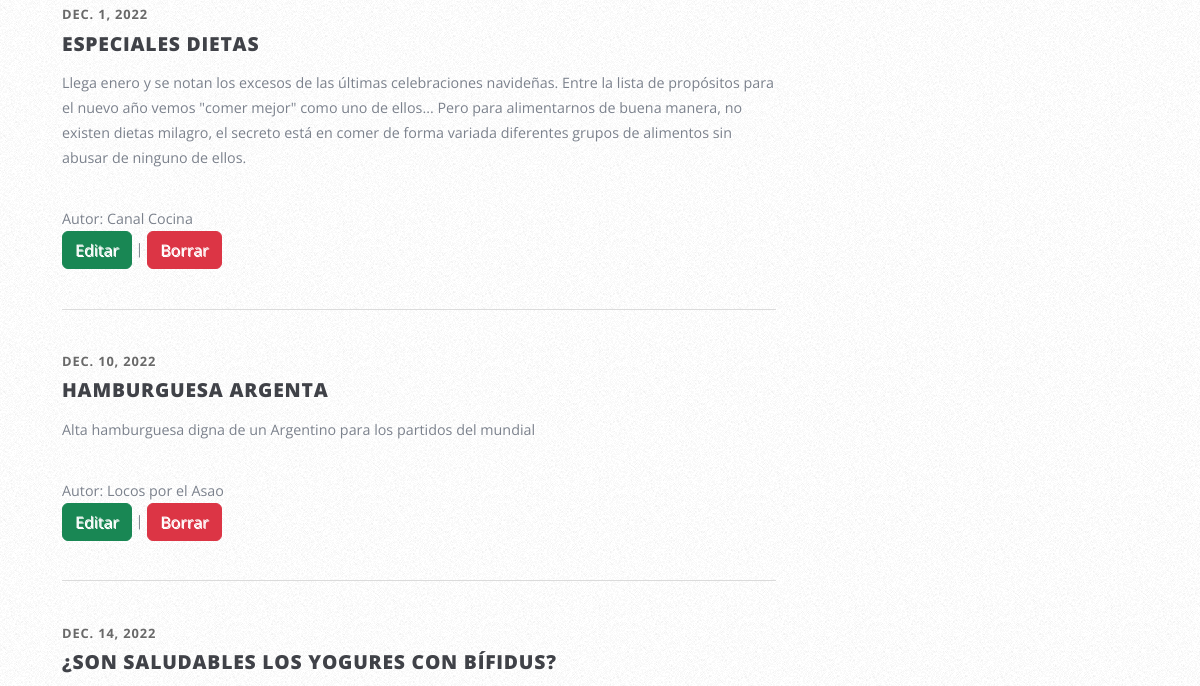
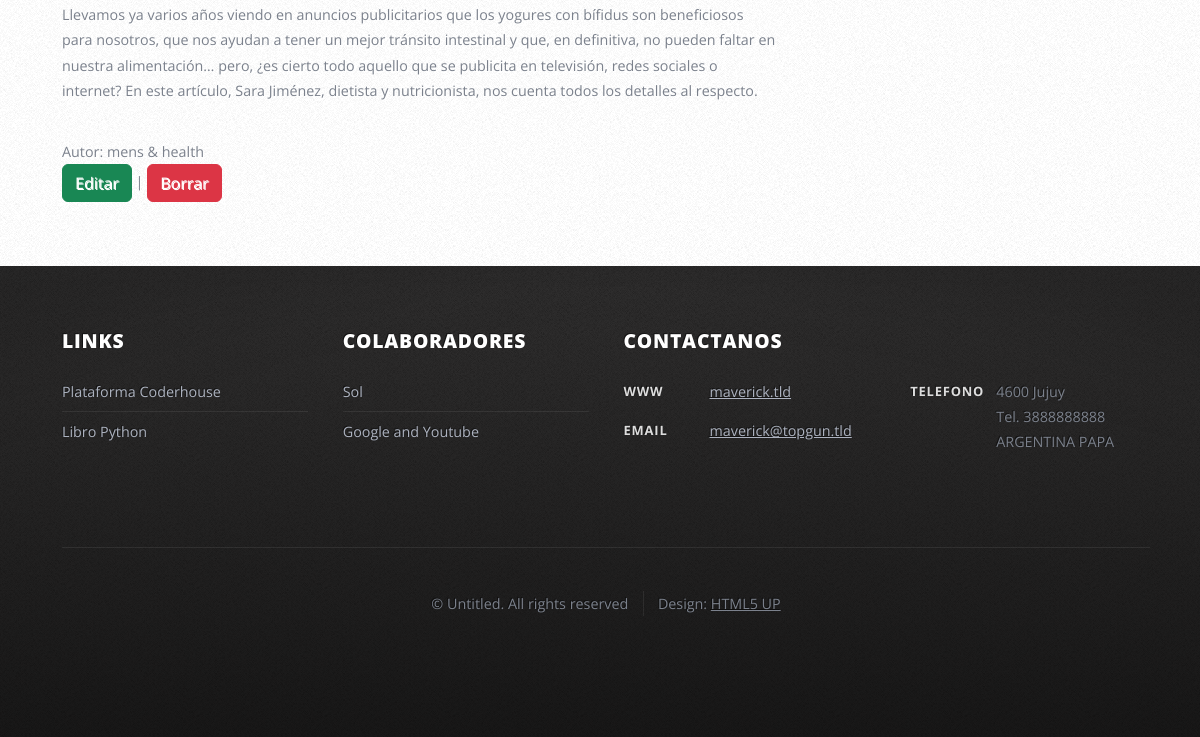
/blog/ (lower part), run on an earlier commit of the app's database (2 pictures, top to bottom).
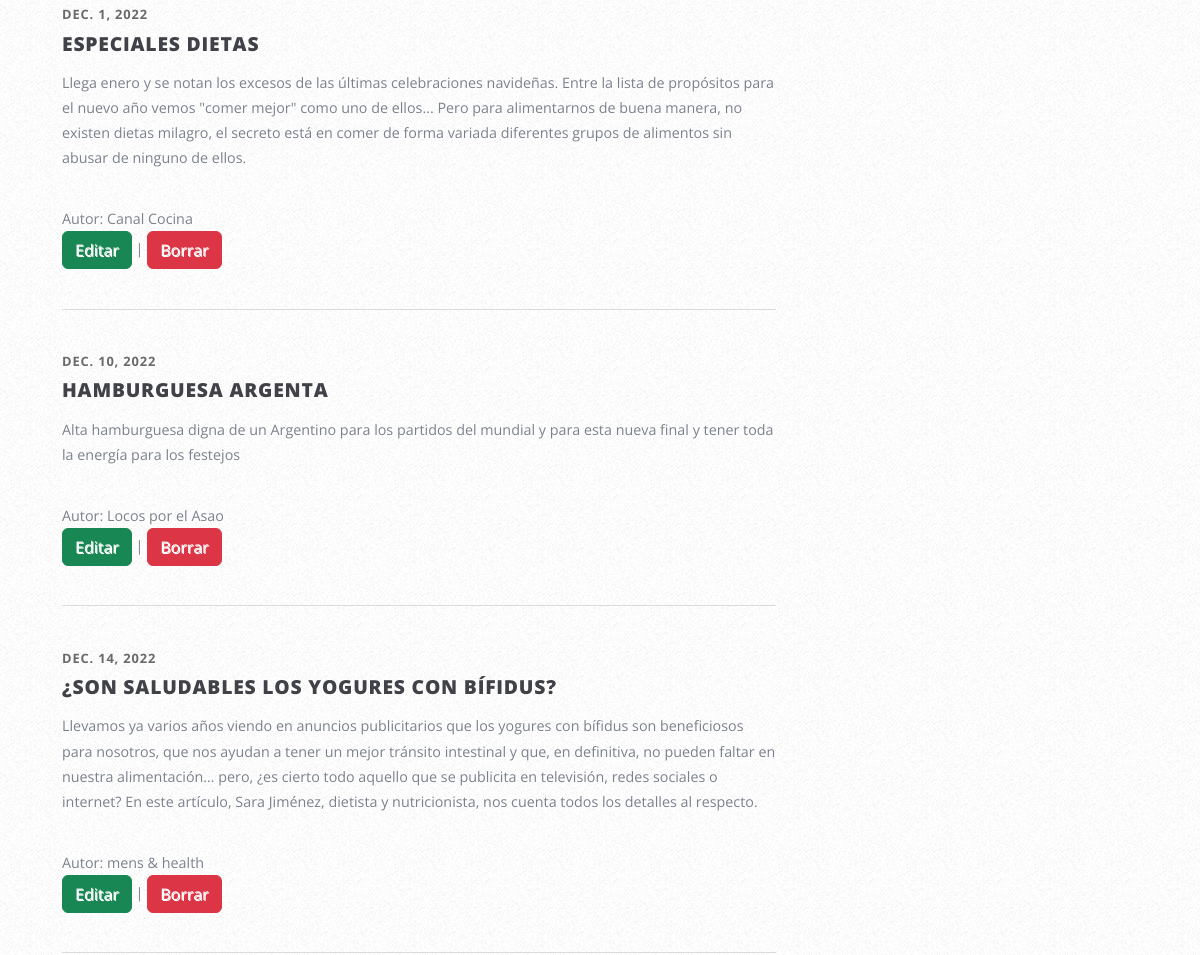
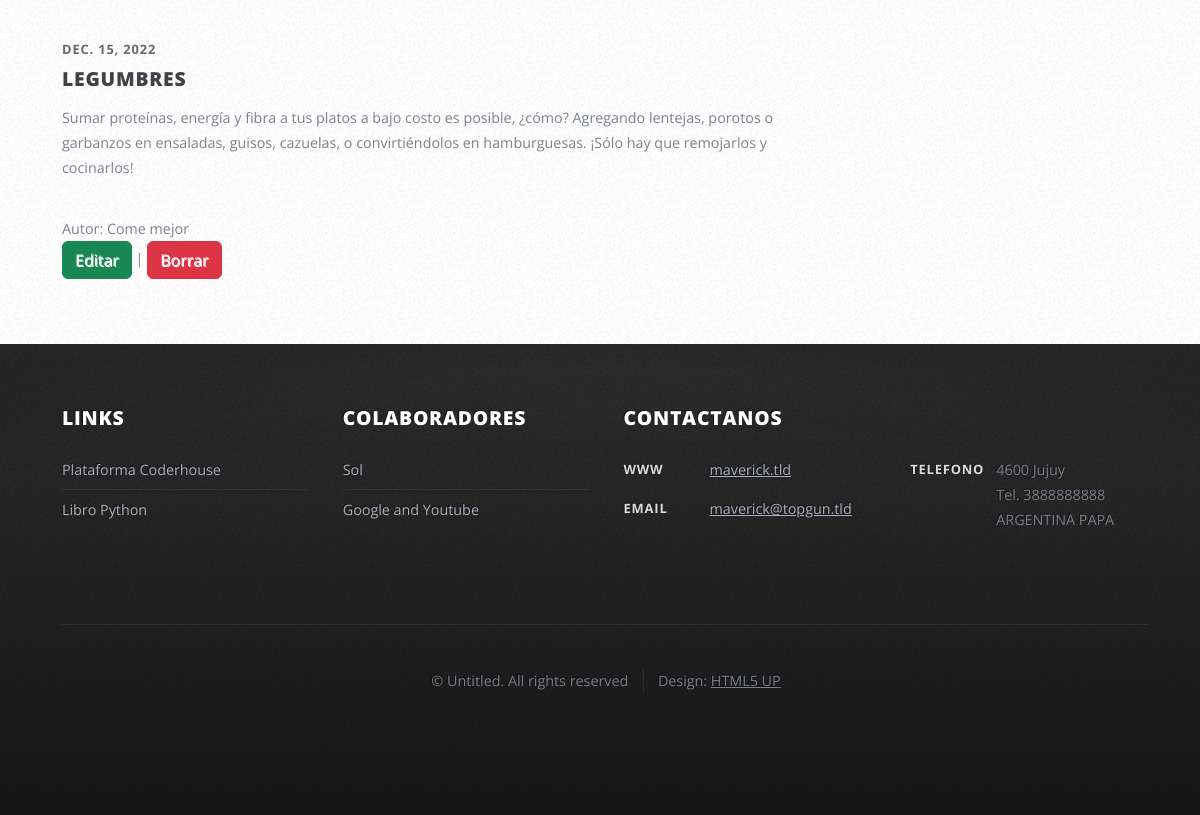
And on a later commit of the database (2 pictures, top to bottom).
### appMaverick/models.py (models this page shows, shortened)
class Post(models.Model):
    nombre = models.CharField(max_length=50)
    articulo = models.CharField(max_length=500)
    imagen = models.URLField()
    autor = models.CharField(max_length=50)
    fecha = models.DateField(default=timezone.now)

### appMaverick/views.py (the view)
# urls.py: path('blog/',pagblog, name='blog'),
def pagblog(request):
    entradas = Post.objects.all()
    queryset = request.GET.get("buscar")
    if queryset:
        entradas = Post.objects.filter(
            Q(nombre__icontains = queryset) |
            Q(articulo__icontains  = queryset)
        ).distinct()
    return render(request,'appMaverick/pagblog.html',{"posteos":entradas})

### appMaverick/templates/appMaverick/pagblog.html (shortened to what this page needs)
{% extends "appMaverick/master.html" %}
{% block contenido %}
		<div id="page-wrapper">
				<div id="main-wrapper">
					<div class="wrapper style3">
						<div class="inner">
							<div class="container">
								<div class="row">
									<div class="col-8 col-12-medium">
											<section class="box article-list">
												{% for elemento in posteos%}
													<article class="box excerpt">
														<div>
															<header>
																<span class="date">{{ elemento.fecha }}</span>
																<h3><a href="#">{{ elemento.nombre }}</a></h3>
															</header>
															<p>{{ elemento.articulo }}</p>
														</div>
														<footer>
															Autor: {{ elemento.autor }}
														</footer>
														<p>
															<a class="btn btn-success" href="{% url 'editPost' elemento.id %}">Editar</a> |
															<a class="btn btn-danger" href="{% url 'deletePost' elemento.id %}">Borrar</a>
														</p>
													</article>
												{% endfor %}
											</section>
									</div>
								</div>
							</div>
						</div>
					</div>
				</div>
            </div>
        </div>
{% endblock %}

What changed in the data, as far as the page shows it:
changed Post "HAMBURGUESA ARGENTA": articulo "Alta hamburguesa digna de un Argentino para los partidos del mundial" → "Alta hamburguesa digna de un Argentino para los partidos del mundial y para esta nueva final y tener toda la energía para los festejos"
added Post: fecha "DEC. 15, 2022", nombre "LEGUMBRES", articulo "Sumar proteínas, energía y fibra a tus platos a bajo costo es posible, ¿cómo? Agregando lentejas, porotos o garbanzos en ensaladas, guisos, cazuelas, o convirtiéndolos en hamburguesas. ¡Sólo hay que remojarlos y cocinarlos!", autor "Come mejor"
